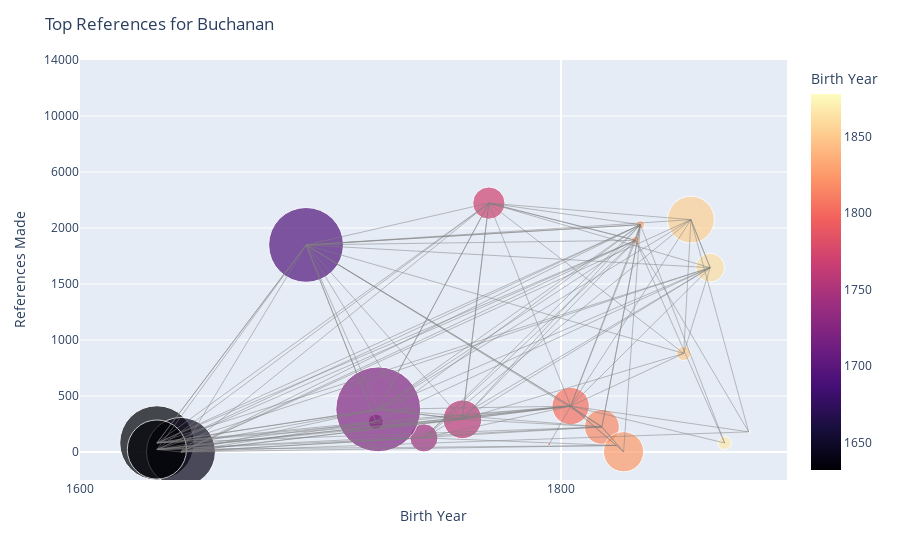
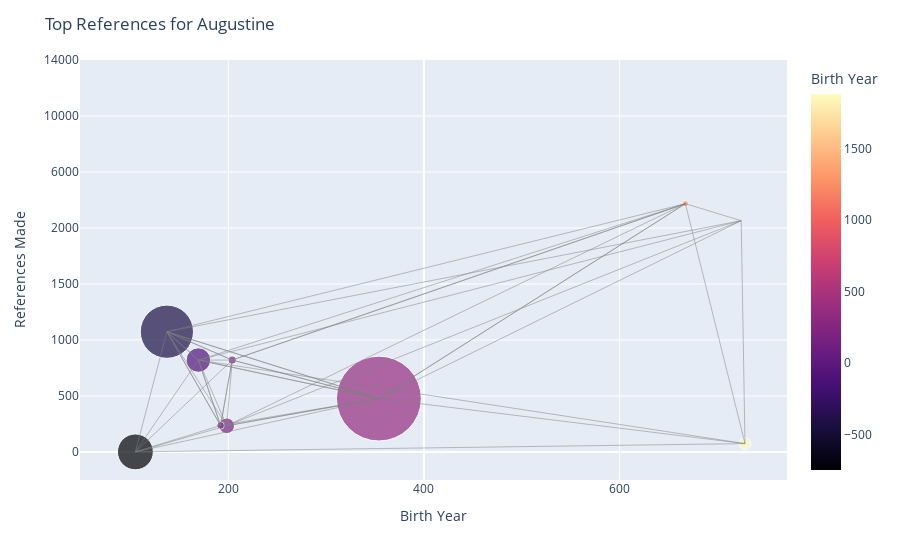

The notebook cell saved with these charts, in order:
### Code cell
import pandas as pd
import plotly.express as px
import plotly.graph_objects as go
import numpy as np
from ipywidgets import interact

df = pd.read_csv('references.csv')
df['birth_year'] = df['birth_death'].str.extract(r'(-?\d{3,4})').astype(float)

def plot_top_references_interactive(philosopher, top_references=10, top_referenced_by=10, threshold=1):
    df_philosopher = df[df['author_of_book'] == philosopher]
    top_referenced = df_philosopher['full_author_referenced'].value_counts().head(top_references).index
    top_referenced_by = df[df['full_author_referenced'] == philosopher]['author_of_book'].value_counts().head(top_referenced_by).index
    display_philosophers = list(set(top_referenced).union(set(top_referenced_by), {philosopher}))
    df_display = df[(df['author_of_book'].isin(display_philosophers)) & (df['full_author_referenced'].isin(display_philosophers))]
    reference_counts = df_display['full_author_referenced'].value_counts()
    connection_counts = df_display.groupby(['author_of_book', 'full_author_referenced']).size()
    filtered_counts = connection_counts[connection_counts >= threshold]

    coordinates = {}
    for philosopher_name in display_philosophers:
        philosopher_rows = df[df['author_of_book'] == philosopher_name]
        birth_year = philosopher_rows['birth_year'].iloc[0] if not philosopher_rows.empty else np.nan
        num_references_made = df[df['author_of_book'] == philosopher_name].shape[0]
        if pd.notna(birth_year):
            coordinates[philosopher_name] = (birth_year, num_references_made)

    main_birth_year = coordinates[philosopher][0]
    closest_intervals = [round(main_birth_year / 100) * 100 + offset for offset in (-200, 0, 200)]
    extended_intervals = []
    for i in range(1, 4):
        extended_intervals.append(closest_intervals[0] - i * 2000)
        extended_intervals.append(closest_intervals[-1] + i * 2000)
    x_ticks = sorted(set(closest_intervals + extended_intervals))
    x_tick_values = np.linspace(-2, 2, len(x_ticks))

    scatter_data = []
    base_bubble_size = 20
    scaling_factor = 30

    for philosopher_name, (birth_year, num_references_made) in coordinates.items():
        x_scaled = np.interp(birth_year, x_ticks, x_tick_values)
        y_scaled = num_references_made / 500 if num_references_made <= 2000 else 4 + (num_references_made - 2000) / 4000
        bubble_size = base_bubble_size + scaling_factor * reference_counts.get(philosopher_name, 0)
        scatter_data.append({
            'Philosopher': philosopher_name,
            'Birth Year (Scaled)': x_scaled,
            'References Made (Scaled)': y_scaled,
            'Bubble Size': bubble_size,
            'Original Birth Year': birth_year,
            'Original References Made': num_references_made
        })
    scatter_df = pd.DataFrame(scatter_data)

    fig = px.scatter(
        scatter_df,
        x='Birth Year (Scaled)',
        y='References Made (Scaled)',
        size='Bubble Size',
        size_max=60,
        color='Original Birth Year',
        hover_name='Philosopher',
        hover_data={'Original Birth Year': True, 'Original References Made': True},
        color_continuous_scale=px.colors.sequential.Magma,
        labels={'Original Birth Year': 'Birth Year', 'Original References Made': 'References Made'}
    )

    y_ticks = [0, 500, 1000, 1500, 2000, 6000, 10000, 14000]
    y_tick_values = []
    for tick in y_ticks:
        if tick <= 2000:
            y_tick_values.append(tick / 500)
        else:
            y_tick_values.append(4 + (tick - 2000) / 4000)
    max_y_scaled = max(y_tick_values)
    fig.update_yaxes(
        tickvals=y_tick_values,
        ticktext=y_ticks,
        title="References Made",
        range=[-0.5, max_y_scaled]
    )
    fig.update_xaxes(
        tickvals=x_tick_values,
        ticktext=x_ticks,
        title="Birth Year"
    )

    for (source, target), count in filtered_counts.items():
        if source in coordinates and target in coordinates:
            source_birth_year, source_references = coordinates[source]
            target_birth_year, target_references = coordinates[target]
            source_x_scaled = np.interp(source_birth_year, x_ticks, x_tick_values)
            target_x_scaled = np.interp(target_birth_year, x_ticks, x_tick_values)
            source_y_scaled = source_references / 500 if source_references <= 2000 else 4 + (source_references - 2000) / 4000
            target_y_scaled = target_references / 500 if target_references <= 2000 else 4 + (target_references - 2000) / 4000
            fig.add_trace(go.Scatter(
                x=[source_x_scaled, target_x_scaled],
                y=[source_y_scaled, target_y_scaled],
                mode="lines",
                line=dict(color="gray", width=1),
                opacity=0.5,
                showlegend=False
            ))

    fig.update_layout(
        title=f"Top References for {philosopher}",
        hovermode="closest"
    )
    fig.show()

philosopher_options = df['author_of_book'].unique()

interact(
    plot_top_references_interactive,
    philosopher=philosopher_options,
    top_references=(1, 10, 1),
    top_referenced_by=(1, 10, 1)
)

### Figure 1 — Plotly figure (JSON) as saved in the notebook; plotly's stock layout.template omitted (floating-point values rounded to 4 significant figures)
{"data": [{"customdata": [[1632, 81], [1823, 58], [1831, 1890], [1642, 1], [1770, 3777], [1723, 271], [1851, 880], [1759, 292], [1795, 68], [1632, 22], [1854, 2598], [1878, 180], [1868, 81], [1817, 224], [1694, 1849], [1804, 410], [1743, 126], [1826, 2], [1862, 1646], [1724, 381], [1833, 2238]], "hovertemplate": "<b>%{hovertext}</b><br><br>Birth Year (Scaled)=%{x}<br>References Made (Scaled)=%{y}<br>Bubble Size=%{marker.size}<br>Birth Year=%{marker.color}<br>References Made=%{customdata[1]}<extra></extra>", "hovertext": ["Spinoza, Benedictus de", "Yonge, Charlotte M. (Charlotte Mary)", "Blavatsky", "Newton, Isaac", "Hegel, Georg Wilhelm Friedrich", "Holbach, Paul Henri Thiry, baron d'", "Harnack, Adolf von", "Schiller, Friedrich", "Smolnikar, Andrew B. (Andreas Bernardus)", "Locke, John", "Frazer", "Evans-Wentz", "Du Bois", "Holyoake, George Jacob", "Voltaire", "Buchanan", "Paley, William", "Holyoake, Austin", "Westermarck, Edward", "Kant, Immanuel", "Ingersoll, Robert Green"], "legendgroup": "", "marker": {"color": [1632, 1823, 1831, 1642, 1770, 1723, 1851, 1759, 1795, 1632, 1854, 1878, 1868, 1817, 1694, 1804, 1743, 1826, 1862, 1724, 1833], "coloraxis": "coloraxis", "size": [14570, 20, 170, 12500, 2750, 590, 530, 3950, 20, 9230, 5780, 20, 470, 3200, 14750, 3680, 2090, 4250, 2180, 18980, 170], "sizemode": "area", "sizeref": 5.272, "symbol": "circle"}, "mode": "markers", "name": "", "orientation": "v", "showlegend": false, "type": "scatter", "x": [-0.42, 0.0575, 0.0775, -0.395, -0.075, -0.1925, 0.1275, -0.1025, -0.0125, -0.42, 0.135, 0.195, 0.17, 0.0425, -0.265, 0.01, -0.1425, 0.065, 0.155, -0.19, 0.0825], "xaxis": "x", "y": [0.162, 0.116, 3.78, 0.002, 4.444, 0.542, 1.76, 0.584, 0.136, 0.044, 4.149, 0.36, 0.162, 0.448, 3.698, 0.82, 0.252, 0.004, 3.292, 0.762, 4.059], "yaxis": "y"}, {"line": {"color": "gray", "width": 1}, "mode": "lines", "opacity": 0.5, "showlegend": false, "type": "scatter", "x": [0.0775, 0.01], "y": [3.78, 0.82]}, {"line": {"color": "gray", "width": 1}, "mode": "lines", "opacity": 0.5, "showlegend": false, "type": "scatter", "x": [0.0775, 0.17], "y": [3.78, 0.162]}, {"line": {"color": "gray", "width": 1}, "mode": "lines", "opacity": 0.5, "showlegend": false, "type": "scatter", "x": [0.0775, -0.075], "y": [3.78, 4.444]}, {"line": {"color": "gray", "width": 1}, "mode": "lines", "opacity": 0.5, "showlegend": false, "type": "scatter", "x": [0.0775, 0.0825], "y": [3.78, 4.059]}, {"line": {"color": "gray", "width": 1}, "mode": "lines", "opacity": 0.5, "showlegend": false, "type": "scatter", "x": [0.0775, -0.19], "y": [3.78, 0.762]}, {"line": {"color": "gray", "width": 1}, "mode": "lines", "opacity": 0.5, "showlegend": false, "type": "scatter", "x": [0.0775, -0.42], "y": [3.78, 0.044]}, {"line": {"color": "gray", "width": 1}, "mode": "lines", "opacity": 0.5, "showlegend": false, "type": "scatter", "x": [0.0775, -0.395], "y": [3.78, 0.002]}, {"line": {"color": "gray", "width": 1}, "mode": "lines", "opacity": 0.5, "showlegend": false, "type": "scatter", "x": [0.0775, -0.1425], "y": [3.78, 0.252]}, {"line": {"color": "gray", "width": 1}, "mode": "lines", "opacity": 0.5, "showlegend": false, "type": "scatter", "x": [0.0775, -0.1025], "y": [3.78, 0.584]}, {"line": {"color": "gray", "width": 1}, "mode": "lines", "opacity": 0.5, "showlegend": false, "type": "scatter", "x": [0.0775, -0.42], "y": [3.78, 0.162]}, {"line": {"color": "gray", "width": 1}, "mode": "lines", "opacity": 0.5, "showlegend": false, "type": "scatter", "x": [0.0775, -0.265], "y": [3.78, 3.698]}, {"line": {"color": "gray", "width": 1}, "mode": "lines", "opacity": 0.5, "showlegend": false, "type": "scatter", "x": [0.01, -0.075], "y": [0.82, 4.444]}, {"line": {"color": "gray", "width": 1}, "mode": "lines", "opacity": 0.5, "showlegend": false, "type": "scatter", "x": [0.01, -0.1925], "y": [0.82, 0.542]}, {"line": {"color": "gray", "width": 1}, "mode": "lines", "opacity": 0.5, "showlegend": false, "type": "scatter", "x": [0.01, 0.065], "y": [0.82, 0.004]}, {"line": {"color": "gray", "width": 1}, "mode": "lines", "opacity": 0.5, "showlegend": false, "type": "scatter", "x": [0.01, 0.0425], "y": [0.82, 0.448]}, {"line": {"color": "gray", "width": 1}, "mode": "lines", "opacity": 0.5, "showlegend": false, "type": "scatter", "x": [0.01, -0.19], "y": [0.82, 0.762]}, {"line": {"color": "gray", "width": 1}, "mode": "lines", "opacity": 0.5, "showlegend": false, "type": "scatter", "x": [0.01, -0.42], "y": [0.82, 0.044]}, {"line": {"color": "gray", "width": 1}, "mode": "lines", "opacity": 0.5, "showlegend": false, "type": "scatter", "x": [0.01, -0.395], "y": [0.82, 0.002]}, {"line": {"color": "gray", "width": 1}, "mode": "lines", "opacity": 0.5, "showlegend": false, "type": "scatter", "x": [0.01, -0.1425], "y": [0.82, 0.252]}, {"line": {"color": "gray", "width": 1}, "mode": "lines", "opacity": 0.5, "showlegend": false, "type": "scatter", "x": [0.01, -0.42], "y": [0.82, 0.162]}, {"line": {"color": "gray", "width": 1}, "mode": "lines", "opacity": 0.5, "showlegend": false, "type": "scatter", "x": [0.01, -0.265], "y": [0.82, 3.698]}, {"line": {"color": "gray", "width": 1}, "mode": "lines", "opacity": 0.5, "showlegend": false, "type": "scatter", "x": [0.17, 0.01], "y": [0.162, 0.82]}, {"line": {"color": "gray", "width": 1}, "mode": "lines", "opacity": 0.5, "showlegend": false, "type": "scatter", "x": [0.17, 0.0825], "y": [0.162, 4.059]}, {"line": {"color": "gray", "width": 1}, "mode": "lines", "opacity": 0.5, "showlegend": false, "type": "scatter", "x": [0.195, 0.0775], "y": [0.36, 3.78]}, {"line": {"color": "gray", "width": 1}, "mode": "lines", "opacity": 0.5, "showlegend": false, "type": "scatter", "x": [0.195, 0.01], "y": [0.36, 0.82]}, {"line": {"color": "gray", "width": 1}, "mode": "lines", "opacity": 0.5, "showlegend": false, "type": "scatter", "x": [0.195, 0.135], "y": [0.36, 4.149]}, {"line": {"color": "gray", "width": 1}, "mode": "lines", "opacity": 0.5, "showlegend": false, "type": "scatter", "x": [0.195, -0.395], "y": [0.36, 0.002]}, {"line": {"color": "gray", "width": 1}, "mode": "lines", "opacity": 0.5, "showlegend": false, "type": "scatter", "x": [0.135, 0.01], "y": [4.149, 0.82]}, {"line": {"color": "gray", "width": 1}, "mode": "lines", "opacity": 0.5, "showlegend": false, "type": "scatter", "x": [0.135, 0.1275], "y": [4.149, 1.76]}, {"line": {"color": "gray", "width": 1}, "mode": "lines", "opacity": 0.5, "showlegend": false, "type": "scatter", "x": [0.135, -0.075], "y": [4.149, 4.444]}, {"line": {"color": "gray", "width": 1}, "mode": "lines", "opacity": 0.5, "showlegend": false, "type": "scatter", "x": [0.135, -0.19], "y": [4.149, 0.762]}, {"line": {"color": "gray", "width": 1}, "mode": "lines", "opacity": 0.5, "showlegend": false, "type": "scatter", "x": [0.135, -0.395], "y": [4.149, 0.002]}, {"line": {"color": "gray", "width": 1}, "mode": "lines", "opacity": 0.5, "showlegend": false, "type": "scatter", "x": [0.135, -0.1425], "y": [4.149, 0.252]}, {"line": {"color": "gray", "width": 1}, "mode": "lines", "opacity": 0.5, "showlegend": false, "type": "scatter", "x": [0.135, -0.265], "y": [4.149, 3.698]}, {"line": {"color": "gray", "width": 1}, "mode": "lines", "opacity": 0.5, "showlegend": false, "type": "scatter", "x": [0.135, 0.155], "y": [4.149, 3.292]}, {"line": {"color": "gray", "width": 1}, "mode": "lines", "opacity": 0.5, "showlegend": false, "type": "scatter", "x": [0.1275, 0.01], "y": [1.76, 0.82]}, {"line": {"color": "gray", "width": 1}, "mode": "lines", "opacity": 0.5, "showlegend": false, "type": "scatter", "x": [0.1275, -0.075], "y": [1.76, 4.444]}, {"line": {"color": "gray", "width": 1}, "mode": "lines", "opacity": 0.5, "showlegend": false, "type": "scatter", "x": [0.1275, -0.1025], "y": [1.76, 0.584]}, {"line": {"color": "gray", "width": 1}, "mode": "lines", "opacity": 0.5, "showlegend": false, "type": "scatter", "x": [0.1275, -0.265], "y": [1.76, 3.698]}, {"line": {"color": "gray", "width": 1}, "mode": "lines", "opacity": 0.5, "showlegend": false, "type": "scatter", "x": [-0.075, 0.0775], "y": [4.444, 3.78]}, {"line": {"color": "gray", "width": 1}, "mode": "lines", "opacity": 0.5, "showlegend": false, "type": "scatter", "x": [-0.075, -0.19], "y": [4.444, 0.762]}, {"line": {"color": "gray", "width": 1}, "mode": "lines", "opacity": 0.5, "showlegend": false, "type": "scatter", "x": [-0.075, -0.42], "y": [4.444, 0.044]}, {"line": {"color": "gray", "width": 1}, "mode": "lines", "opacity": 0.5, "showlegend": false, "type": "scatter", "x": [-0.075, -0.395], "y": [4.444, 0.002]}, {"line": {"color": "gray", "width": 1}, "mode": "lines", "opacity": 0.5, "showlegend": false, "type": "scatter", "x": [-0.075, -0.1025], "y": [4.444, 0.584]}, {"line": {"color": "gray", "width": 1}, "mode": "lines", "opacity": 0.5, "showlegend": false, "type": "scatter", "x": [-0.075, -0.42], "y": [4.444, 0.162]}, {"line": {"color": "gray", "width": 1}, "mode": "lines", "opacity": 0.5, "showlegend": false, "type": "scatter", "x": [-0.075, -0.265], "y": [4.444, 3.698]}, {"line": {"color": "gray", "width": 1}, "mode": "lines", "opacity": 0.5, "showlegend": false, "type": "scatter", "x": [-0.1925, -0.42], "y": [0.542, 0.044]}, {"line": {"color": "gray", "width": 1}, "mode": "lines", "opacity": 0.5, "showlegend": false, "type": "scatter", "x": [-0.1925, -0.395], "y": [0.542, 0.002]}, {"line": {"color": "gray", "width": 1}, "mode": "lines", "opacity": 0.5, "showlegend": false, "type": "scatter", "x": [-0.1925, -0.42], "y": [0.542, 0.162]}, {"line": {"color": "gray", "width": 1}, "mode": "lines", "opacity": 0.5, "showlegend": false, "type": "scatter", "x": [-0.1925, -0.265], "y": [0.542, 3.698]}, {"line": {"color": "gray", "width": 1}, "mode": "lines", "opacity": 0.5, "showlegend": false, "type": "scatter", "x": [0.065, 0.0425], "y": [0.004, 0.448]}, {"line": {"color": "gray", "width": 1}, "mode": "lines", "opacity": 0.5, "showlegend": false, "type": "scatter", "x": [0.0425, 0.01], "y": [0.448, 0.82]}, {"line": {"color": "gray", "width": 1}, "mode": "lines", "opacity": 0.5, "showlegend": false, "type": "scatter", "x": [0.0425, 0.065], "y": [0.448, 0.004]}, {"line": {"color": "gray", "width": 1}, "mode": "lines", "opacity": 0.5, "showlegend": false, "type": "scatter", "x": [0.0425, 0.0825], "y": [0.448, 4.059]}, {"line": {"color": "gray", "width": 1}, "mode": "lines", "opacity": 0.5, "showlegend": false, "type": "scatter", "x": [0.0425, -0.19], "y": [0.448, 0.762]}, {"line": {"color": "gray", "width": 1}, "mode": "lines", "opacity": 0.5, "showlegend": false, "type": "scatter", "x": [0.0425, -0.42], "y": [0.448, 0.044]}, {"line": {"color": "gray", "width": 1}, "mode": "lines", "opacity": 0.5, "showlegend": false, "type": "scatter", "x": [0.0425, -0.395], "y": [0.448, 0.002]}, {"line": {"color": "gray", "width": 1}, "mode": "lines", "opacity": 0.5, "showlegend": false, "type": "scatter", "x": [0.0425, -0.1025], "y": [0.448, 0.584]}, {"line": {"color": "gray", "width": 1}, "mode": "lines", "opacity": 0.5, "showlegend": false, "type": "scatter", "x": [0.0425, -0.42], "y": [0.448, 0.162]}, {"line": {"color": "gray", "width": 1}, "mode": "lines", "opacity": 0.5, "showlegend": false, "type": "scatter", "x": [0.0425, -0.265], "y": [0.448, 3.698]}, {"line": {"color": "gray", "width": 1}, "mode": "lines", "opacity": 0.5, "showlegend": false, "type": "scatter", "x": [0.0825, 0.0775], "y": [4.059, 3.78]}, {"line": {"color": "gray", "width": 1}, "mode": "lines", "opacity": 0.5, "showlegend": false, "type": "scatter", "x": [0.0825, 0.01], "y": [4.059, 0.82]}, {"line": {"color": "gray", "width": 1}, "mode": "lines", "opacity": 0.5, "showlegend": false, "type": "scatter", "x": [0.0825, -0.075], "y": [4.059, 4.444]}, {"line": {"color": "gray", "width": 1}, "mode": "lines", "opacity": 0.5, "showlegend": false, "type": "scatter", "x": [0.0825, -0.1925], "y": [4.059, 0.542]}, {"line": {"color": "gray", "width": 1}, "mode": "lines", "opacity": 0.5, "showlegend": false, "type": "scatter", "x": [0.0825, 0.065], "y": [4.059, 0.004]}, {"line": {"color": "gray", "width": 1}, "mode": "lines", "opacity": 0.5, "showlegend": false, "type": "scatter", "x": [0.0825, 0.0425], "y": [4.059, 0.448]}, {"line": {"color": "gray", "width": 1}, "mode": "lines", "opacity": 0.5, "showlegend": false, "type": "scatter", "x": [0.0825, -0.19], "y": [4.059, 0.762]}, {"line": {"color": "gray", "width": 1}, "mode": "lines", "opacity": 0.5, "showlegend": false, "type": "scatter", "x": [0.0825, -0.42], "y": [4.059, 0.044]}, {"line": {"color": "gray", "width": 1}, "mode": "lines", "opacity": 0.5, "showlegend": false, "type": "scatter", "x": [0.0825, -0.395], "y": [4.059, 0.002]}, {"line": {"color": "gray", "width": 1}, "mode": "lines", "opacity": 0.5, "showlegend": false, "type": "scatter", "x": [0.0825, -0.1425], "y": [4.059, 0.252]}, {"line": {"color": "gray", "width": 1}, "mode": "lines", "opacity": 0.5, "showlegend": false, "type": "scatter", "x": [0.0825, -0.1025], "y": [4.059, 0.584]}, {"line": {"color": "gray", "width": 1}, "mode": "lines", "opacity": 0.5, "showlegend": false, "type": "scatter", "x": [0.0825, -0.42], "y": [4.059, 0.162]}, {"line": {"color": "gray", "width": 1}, "mode": "lines", "opacity": 0.5, "showlegend": false, "type": "scatter", "x": [0.0825, -0.265], "y": [4.059, 3.698]}, {"line": {"color": "gray", "width": 1}, "mode": "lines", "opacity": 0.5, "showlegend": false, "type": "scatter", "x": [-0.19, -0.075], "y": [0.762, 4.444]}, {"line": {"color": "gray", "width": 1}, "mode": "lines", "opacity": 0.5, "showlegend": false, "type": "scatter", "x": [-0.19, -0.42], "y": [0.762, 0.044]}, {"line": {"color": "gray", "width": 1}, "mode": "lines", "opacity": 0.5, "showlegend": false, "type": "scatter", "x": [-0.19, -0.395], "y": [0.762, 0.002]}, {"line": {"color": "gray", "width": 1}, "mode": "lines", "opacity": 0.5, "showlegend": false, "type": "scatter", "x": [-0.19, -0.1025], "y": [0.762, 0.584]}, {"line": {"color": "gray", "width": 1}, "mode": "lines", "opacity": 0.5, "showlegend": false, "type": "scatter", "x": [-0.19, -0.42], "y": [0.762, 0.162]}, {"line": {"color": "gray", "width": 1}, "mode": "lines", "opacity": 0.5, "showlegend": false, "type": "scatter", "x": [-0.19, -0.265], "y": [0.762, 3.698]}, {"line": {"color": "gray", "width": 1}, "mode": "lines", "opacity": 0.5, "showlegend": false, "type": "scatter", "x": [-0.42, 0.01], "y": [0.044, 0.82]}, {"line": {"color": "gray", "width": 1}, "mode": "lines", "opacity": 0.5, "showlegend": false, "type": "scatter", "x": [-0.42, -0.395], "y": [0.044, 0.002]}, {"line": {"color": "gray", "width": 1}, "mode": "lines", "opacity": 0.5, "showlegend": false, "type": "scatter", "x": [-0.1425, -0.42], "y": [0.252, 0.044]}, {"line": {"color": "gray", "width": 1}, "mode": "lines", "opacity": 0.5, "showlegend": false, "type": "scatter", "x": [-0.1425, -0.395], "y": [0.252, 0.002]}, {"line": {"color": "gray", "width": 1}, "mode": "lines", "opacity": 0.5, "showlegend": false, "type": "scatter", "x": [-0.1425, -0.265], "y": [0.252, 3.698]}, {"line": {"color": "gray", "width": 1}, "mode": "lines", "opacity": 0.5, "showlegend": false, "type": "scatter", "x": [-0.1025, 0.01], "y": [0.584, 0.82]}, {"line": {"color": "gray", "width": 1}, "mode": "lines", "opacity": 0.5, "showlegend": false, "type": "scatter", "x": [-0.1025, -0.075], "y": [0.584, 4.444]}, {"line": {"color": "gray", "width": 1}, "mode": "lines", "opacity": 0.5, "showlegend": false, "type": "scatter", "x": [-0.1025, -0.19], "y": [0.584, 0.762]}, {"line": {"color": "gray", "width": 1}, "mode": "lines", "opacity": 0.5, "showlegend": false, "type": "scatter", "x": [-0.1025, -0.42], "y": [0.584, 0.044]}, {"line": {"color": "gray", "width": 1}, "mode": "lines", "opacity": 0.5, "showlegend": false, "type": "scatter", "x": [-0.1025, -0.395], "y": [0.584, 0.002]}, {"line": {"color": "gray", "width": 1}, "mode": "lines", "opacity": 0.5, "showlegend": false, "type": "scatter", "x": [-0.1025, -0.42], "y": [0.584, 0.162]}, {"line": {"color": "gray", "width": 1}, "mode": "lines", "opacity": 0.5, "showlegend": false, "type": "scatter", "x": [-0.1025, -0.265], "y": [0.584, 3.698]}, {"line": {"color": "gray", "width": 1}, "mode": "lines", "opacity": 0.5, "showlegend": false, "type": "scatter", "x": [-0.0125, 0.01], "y": [0.136, 0.82]}, {"line": {"color": "gray", "width": 1}, "mode": "lines", "opacity": 0.5, "showlegend": false, "type": "scatter", "x": [-0.42, -0.19], "y": [0.162, 0.762]}, {"line": {"color": "gray", "width": 1}, "mode": "lines", "opacity": 0.5, "showlegend": false, "type": "scatter", "x": [-0.42, -0.265], "y": [0.162, 3.698]}, {"line": {"color": "gray", "width": 1}, "mode": "lines", "opacity": 0.5, "showlegend": false, "type": "scatter", "x": [-0.265, 0.01], "y": [3.698, 0.82]}, {"line": {"color": "gray", "width": 1}, "mode": "lines", "opacity": 0.5, "showlegend": false, "type": "scatter", "x": [-0.265, -0.1925], "y": [3.698, 0.542]}, {"line": {"color": "gray", "width": 1}, "mode": "lines", "opacity": 0.5, "showlegend": false, "type": "scatter", "x": [-0.265, 0.0825], "y": [3.698, 4.059]}, {"line": {"color": "gray", "width": 1}, "mode": "lines", "opacity": 0.5, "showlegend": false, "type": "scatter", "x": [-0.265, -0.42], "y": [3.698, 0.044]}, {"line": {"color": "gray", "width": 1}, "mode": "lines", "opacity": 0.5, "showlegend": false, "type": "scatter", "x": [-0.265, -0.395], "y": [3.698, 0.002]}, {"line": {"color": "gray", "width": 1}, "mode": "lines", "opacity": 0.5, "showlegend": false, "type": "scatter", "x": [-0.265, -0.42], "y": [3.698, 0.162]}, {"line": {"color": "gray", "width": 1}, "mode": "lines", "opacity": 0.5, "showlegend": false, "type": "scatter", "x": [0.155, 0.01], "y": [3.292, 0.82]}, {"line": {"color": "gray", "width": 1}, "mode": "lines", "opacity": 0.5, "showlegend": false, "type": "scatter", "x": [0.155, 0.135], "y": [3.292, 4.149]}, {"line": {"color": "gray", "width": 1}, "mode": "lines", "opacity": 0.5, "showlegend": false, "type": "scatter", "x": [0.155, 0.1275], "y": [3.292, 1.76]}, {"line": {"color": "gray", "width": 1}, "mode": "lines", "opacity": 0.5, "showlegend": false, "type": "scatter", "x": [0.155, -0.075], "y": [3.292, 4.444]}, {"line": {"color": "gray", "width": 1}, "mode": "lines", "opacity": 0.5, "showlegend": false, "type": "scatter", "x": [0.155, -0.1925], "y": [3.292, 0.542]}, {"line": {"color": "gray", "width": 1}, "mode": "lines", "opacity": 0.5, "showlegend": false, "type": "scatter", "x": [0.155, -0.19], "y": [3.292, 0.762]}, {"line": {"color": "gray", "width": 1}, "mode": "lines", "opacity": 0.5, "showlegend": false, "type": "scatter", "x": [0.155, -0.42], "y": [3.292, 0.044]}, {"line": {"color": "gray", "width": 1}, "mode": "lines", "opacity": 0.5, "showlegend": false, "type": "scatter", "x": [0.155, -0.1425], "y": [3.292, 0.252]}, {"line": {"color": "gray", "width": 1}, "mode": "lines", "opacity": 0.5, "showlegend": false, "type": "scatter", "x": [0.155, -0.1025], "y": [3.292, 0.584]}, {"line": {"color": "gray", "width": 1}, "mode": "lines", "opacity": 0.5, "showlegend": false, "type": "scatter", "x": [0.155, -0.42], "y": [3.292, 0.162]}, {"line": {"color": "gray", "width": 1}, "mode": "lines", "opacity": 0.5, "showlegend": false, "type": "scatter", "x": [0.155, -0.265], "y": [3.292, 3.698]}, {"line": {"color": "gray", "width": 1}, "mode": "lines", "opacity": 0.5, "showlegend": false, "type": "scatter", "x": [0.0575, 0.01], "y": [0.116, 0.82]}, {"line": {"color": "gray", "width": 1}, "mode": "lines", "opacity": 0.5, "showlegend": false, "type": "scatter", "x": [0.0575, -0.42], "y": [0.116, 0.044]}, {"line": {"color": "gray", "width": 1}, "mode": "lines", "opacity": 0.5, "showlegend": false, "type": "scatter", "x": [0.0575, -0.395], "y": [0.116, 0.002]}, {"line": {"color": "gray", "width": 1}, "mode": "lines", "opacity": 0.5, "showlegend": false, "type": "scatter", "x": [0.0575, -0.1425], "y": [0.116, 0.252]}], "layout": {"coloraxis": {"colorbar": {"title": {"text": "Birth Year"}}, "colorscale": [[0, "#000004"], [0.1111, "#180f3d"], [0.2222, "#440f76"], [0.3333, "#721f81"], [0.4444, "#9e2f7f"], [0.5556, "#cd4071"], [0.6667, "#f1605d"], [0.7778, "#fd9668"], [0.8889, "#feca8d"], [1, "#fcfdbf"]]}, "hovermode": "closest", "legend": {"itemsizing": "constant", "tracegroupgap": 0}, "margin": {"t": 60}, "title": {"text": "Top References for Buchanan"}, "xaxis": {"anchor": "y", "domain": [0, 1], "ticktext": [-4400, -2400, -400, 1600, 1800, 2000, 4000, 6000, 8000], "tickvals": [-2, -1.5, -1, -0.5, 0, 0.5, 1, 1.5, 2], "title": {"text": "Birth Year"}}, "yaxis": {"anchor": "x", "domain": [0, 1], "range": [-0.5, 7], "ticktext": [0, 500, 1000, 1500, 2000, 6000, 10000, 14000], "tickvals": [0, 1, 2, 3, 4, 5, 6, 7], "title": {"text": "References Made"}}}}

### Figure 2 — Plotly figure (JSON) as saved in the notebook; plotly's stock layout.template omitted (floating-point values rounded to 4 significant figures)
{"data": [{"customdata": [[1274, 3736], [184, 234], [1845, 2522], [-428, 1074], [204, 821], [-750, 1], [354, 477], [121, 237], [1884, 75], [-106, 821]], "hovertemplate": "<b>%{hovertext}</b><br><br>Birth Year (Scaled)=%{x}<br>References Made (Scaled)=%{y}<br>Bubble Size=%{marker.size}<br>Birth Year=%{marker.color}<br>References Made=%{customdata[1]}<extra></extra>", "hovertext": ["Aquinas", "Origen", "Grisar, Hartmann", "Plato", "Plotinus", "Homer", "Augustine", "Aurelius", "Liber, Maurice", "Cicero"], "legendgroup": "", "marker": {"color": [1274, 184, 1845, -428, 204, -750, 354, 121, 1884, -106], "coloraxis": "coloraxis", "size": [530, 3350, 20, 38870, 890, 17630, 98750, 770, 1940, 8240], "sizemode": "area", "sizeref": 27.43, "symbol": "circle"}, "mode": "markers", "name": "", "orientation": "v", "showlegend": false, "type": "scatter", "x": [0.6685, -0.504, 0.8113, -0.657, -0.49, -0.7375, -0.115, -0.5197, 0.821, -0.5765], "xaxis": "x", "y": [4.434, 0.468, 4.13, 2.148, 1.642, 0.002, 0.954, 0.474, 0.15, 1.642], "yaxis": "y"}, {"line": {"color": "gray", "width": 1}, "mode": "lines", "opacity": 0.5, "showlegend": false, "type": "scatter", "x": [0.6685, -0.115], "y": [4.434, 0.954]}, {"line": {"color": "gray", "width": 1}, "mode": "lines", "opacity": 0.5, "showlegend": false, "type": "scatter", "x": [0.6685, -0.5765], "y": [4.434, 1.642]}, {"line": {"color": "gray", "width": 1}, "mode": "lines", "opacity": 0.5, "showlegend": false, "type": "scatter", "x": [0.6685, 0.821], "y": [4.434, 0.15]}, {"line": {"color": "gray", "width": 1}, "mode": "lines", "opacity": 0.5, "showlegend": false, "type": "scatter", "x": [0.6685, -0.504], "y": [4.434, 0.468]}, {"line": {"color": "gray", "width": 1}, "mode": "lines", "opacity": 0.5, "showlegend": false, "type": "scatter", "x": [0.6685, -0.657], "y": [4.434, 2.148]}, {"line": {"color": "gray", "width": 1}, "mode": "lines", "opacity": 0.5, "showlegend": false, "type": "scatter", "x": [0.6685, -0.49], "y": [4.434, 1.642]}, {"line": {"color": "gray", "width": 1}, "mode": "lines", "opacity": 0.5, "showlegend": false, "type": "scatter", "x": [-0.115, 0.6685], "y": [0.954, 4.434]}, {"line": {"color": "gray", "width": 1}, "mode": "lines", "opacity": 0.5, "showlegend": false, "type": "scatter", "x": [-0.115, -0.5197], "y": [0.954, 0.474]}, {"line": {"color": "gray", "width": 1}, "mode": "lines", "opacity": 0.5, "showlegend": false, "type": "scatter", "x": [-0.115, -0.5765], "y": [0.954, 1.642]}, {"line": {"color": "gray", "width": 1}, "mode": "lines", "opacity": 0.5, "showlegend": false, "type": "scatter", "x": [-0.115, -0.7375], "y": [0.954, 0.002]}, {"line": {"color": "gray", "width": 1}, "mode": "lines", "opacity": 0.5, "showlegend": false, "type": "scatter", "x": [-0.115, 0.821], "y": [0.954, 0.15]}, {"line": {"color": "gray", "width": 1}, "mode": "lines", "opacity": 0.5, "showlegend": false, "type": "scatter", "x": [-0.115, -0.504], "y": [0.954, 0.468]}, {"line": {"color": "gray", "width": 1}, "mode": "lines", "opacity": 0.5, "showlegend": false, "type": "scatter", "x": [-0.115, -0.657], "y": [0.954, 2.148]}, {"line": {"color": "gray", "width": 1}, "mode": "lines", "opacity": 0.5, "showlegend": false, "type": "scatter", "x": [-0.115, -0.49], "y": [0.954, 1.642]}, {"line": {"color": "gray", "width": 1}, "mode": "lines", "opacity": 0.5, "showlegend": false, "type": "scatter", "x": [-0.5197, -0.5765], "y": [0.474, 1.642]}, {"line": {"color": "gray", "width": 1}, "mode": "lines", "opacity": 0.5, "showlegend": false, "type": "scatter", "x": [-0.5197, -0.7375], "y": [0.474, 0.002]}, {"line": {"color": "gray", "width": 1}, "mode": "lines", "opacity": 0.5, "showlegend": false, "type": "scatter", "x": [-0.5197, -0.657], "y": [0.474, 2.148]}, {"line": {"color": "gray", "width": 1}, "mode": "lines", "opacity": 0.5, "showlegend": false, "type": "scatter", "x": [-0.5197, -0.49], "y": [0.474, 1.642]}, {"line": {"color": "gray", "width": 1}, "mode": "lines", "opacity": 0.5, "showlegend": false, "type": "scatter", "x": [-0.5765, -0.115], "y": [1.642, 0.954]}, {"line": {"color": "gray", "width": 1}, "mode": "lines", "opacity": 0.5, "showlegend": false, "type": "scatter", "x": [-0.5765, -0.5197], "y": [1.642, 0.474]}, {"line": {"color": "gray", "width": 1}, "mode": "lines", "opacity": 0.5, "showlegend": false, "type": "scatter", "x": [-0.5765, -0.7375], "y": [1.642, 0.002]}, {"line": {"color": "gray", "width": 1}, "mode": "lines", "opacity": 0.5, "showlegend": false, "type": "scatter", "x": [-0.5765, 0.821], "y": [1.642, 0.15]}, {"line": {"color": "gray", "width": 1}, "mode": "lines", "opacity": 0.5, "showlegend": false, "type": "scatter", "x": [-0.5765, -0.657], "y": [1.642, 2.148]}, {"line": {"color": "gray", "width": 1}, "mode": "lines", "opacity": 0.5, "showlegend": false, "type": "scatter", "x": [0.8113, 0.6685], "y": [4.13, 4.434]}, {"line": {"color": "gray", "width": 1}, "mode": "lines", "opacity": 0.5, "showlegend": false, "type": "scatter", "x": [0.8113, -0.115], "y": [4.13, 0.954]}, {"line": {"color": "gray", "width": 1}, "mode": "lines", "opacity": 0.5, "showlegend": false, "type": "scatter", "x": [0.8113, -0.5765], "y": [4.13, 1.642]}, {"line": {"color": "gray", "width": 1}, "mode": "lines", "opacity": 0.5, "showlegend": false, "type": "scatter", "x": [0.8113, 0.821], "y": [4.13, 0.15]}, {"line": {"color": "gray", "width": 1}, "mode": "lines", "opacity": 0.5, "showlegend": false, "type": "scatter", "x": [0.8113, -0.504], "y": [4.13, 0.468]}, {"line": {"color": "gray", "width": 1}, "mode": "lines", "opacity": 0.5, "showlegend": false, "type": "scatter", "x": [0.8113, -0.657], "y": [4.13, 2.148]}, {"line": {"color": "gray", "width": 1}, "mode": "lines", "opacity": 0.5, "showlegend": false, "type": "scatter", "x": [0.821, -0.7375], "y": [0.15, 0.002]}, {"line": {"color": "gray", "width": 1}, "mode": "lines", "opacity": 0.5, "showlegend": false, "type": "scatter", "x": [-0.504, -0.115], "y": [0.468, 0.954]}, {"line": {"color": "gray", "width": 1}, "mode": "lines", "opacity": 0.5, "showlegend": false, "type": "scatter", "x": [-0.504, -0.5197], "y": [0.468, 0.474]}, {"line": {"color": "gray", "width": 1}, "mode": "lines", "opacity": 0.5, "showlegend": false, "type": "scatter", "x": [-0.504, -0.5765], "y": [0.468, 1.642]}, {"line": {"color": "gray", "width": 1}, "mode": "lines", "opacity": 0.5, "showlegend": false, "type": "scatter", "x": [-0.504, -0.7375], "y": [0.468, 0.002]}, {"line": {"color": "gray", "width": 1}, "mode": "lines", "opacity": 0.5, "showlegend": false, "type": "scatter", "x": [-0.504, -0.657], "y": [0.468, 2.148]}, {"line": {"color": "gray", "width": 1}, "mode": "lines", "opacity": 0.5, "showlegend": false, "type": "scatter", "x": [-0.657, -0.115], "y": [2.148, 0.954]}, {"line": {"color": "gray", "width": 1}, "mode": "lines", "opacity": 0.5, "showlegend": false, "type": "scatter", "x": [-0.657, -0.5197], "y": [2.148, 0.474]}, {"line": {"color": "gray", "width": 1}, "mode": "lines", "opacity": 0.5, "showlegend": false, "type": "scatter", "x": [-0.657, -0.5765], "y": [2.148, 1.642]}, {"line": {"color": "gray", "width": 1}, "mode": "lines", "opacity": 0.5, "showlegend": false, "type": "scatter", "x": [-0.657, -0.7375], "y": [2.148, 0.002]}, {"line": {"color": "gray", "width": 1}, "mode": "lines", "opacity": 0.5, "showlegend": false, "type": "scatter", "x": [-0.657, -0.49], "y": [2.148, 1.642]}, {"line": {"color": "gray", "width": 1}, "mode": "lines", "opacity": 0.5, "showlegend": false, "type": "scatter", "x": [-0.49, 0.6685], "y": [1.642, 4.434]}, {"line": {"color": "gray", "width": 1}, "mode": "lines", "opacity": 0.5, "showlegend": false, "type": "scatter", "x": [-0.49, -0.115], "y": [1.642, 0.954]}, {"line": {"color": "gray", "width": 1}, "mode": "lines", "opacity": 0.5, "showlegend": false, "type": "scatter", "x": [-0.49, -0.5197], "y": [1.642, 0.474]}, {"line": {"color": "gray", "width": 1}, "mode": "lines", "opacity": 0.5, "showlegend": false, "type": "scatter", "x": [-0.49, -0.5765], "y": [1.642, 1.642]}, {"line": {"color": "gray", "width": 1}, "mode": "lines", "opacity": 0.5, "showlegend": false, "type": "scatter", "x": [-0.49, -0.7375], "y": [1.642, 0.002]}, {"line": {"color": "gray", "width": 1}, "mode": "lines", "opacity": 0.5, "showlegend": false, "type": "scatter", "x": [-0.49, -0.504], "y": [1.642, 0.468]}, {"line": {"color": "gray", "width": 1}, "mode": "lines", "opacity": 0.5, "showlegend": false, "type": "scatter", "x": [-0.49, -0.657], "y": [1.642, 2.148]}], "layout": {"coloraxis": {"colorbar": {"title": {"text": "Birth Year"}}, "colorscale": [[0, "#000004"], [0.1111, "#180f3d"], [0.2222, "#440f76"], [0.3333, "#721f81"], [0.4444, "#9e2f7f"], [0.5556, "#cd4071"], [0.6667, "#f1605d"], [0.7778, "#fd9668"], [0.8889, "#feca8d"], [1, "#fcfdbf"]]}, "hovermode": "closest", "legend": {"itemsizing": "constant", "tracegroupgap": 0}, "margin": {"t": 60}, "title": {"text": "Top References for Augustine"}, "xaxis": {"anchor": "y", "domain": [0, 1], "ticktext": [-5800, -3800, -1800, 200, 400, 600, 2600, 4600, 6600], "tickvals": [-2, -1.5, -1, -0.5, 0, 0.5, 1, 1.5, 2], "title": {"text": "Birth Year"}}, "yaxis": {"anchor": "x", "domain": [0, 1], "range": [-0.5, 7], "ticktext": [0, 500, 1000, 1500, 2000, 6000, 10000, 14000], "tickvals": [0, 1, 2, 3, 4, 5, 6, 7], "title": {"text": "References Made"}}}}
